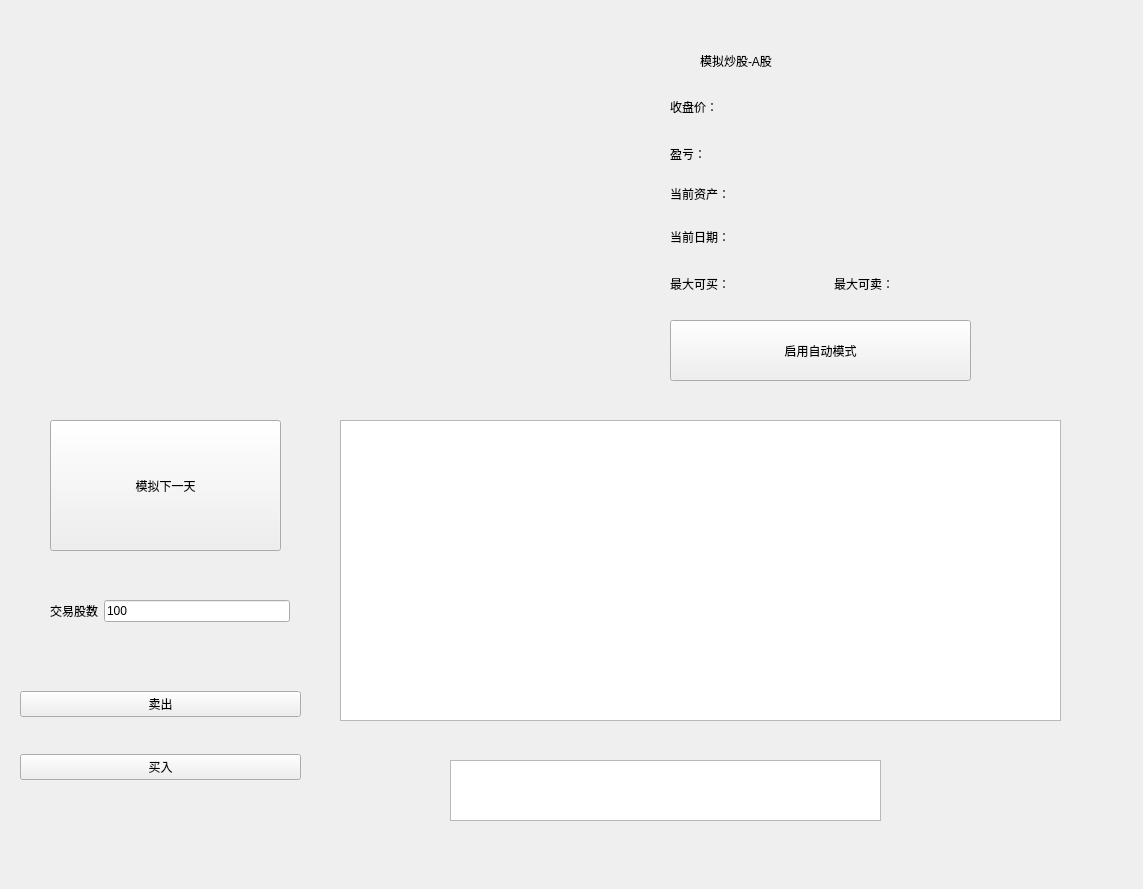
<?xml version="1.0" encoding="UTF-8"?>
<ui version="4.0">
 <class>Candle</class>
 <widget class="QWidget" name="Candle">
  <property name="geometry">
   <rect>
    <x>0</x>
    <y>0</y>
    <width>1143</width>
    <height>889</height>
   </rect>
  </property>
  <property name="windowTitle">
   <string>Widget</string>
  </property>
  <widget class="QPushButton" name="pushButton">
   <property name="geometry">
    <rect>
     <x>50</x>
     <y>420</y>
     <width>231</width>
     <height>131</height>
    </rect>
   </property>
   <property name="styleSheet">
    <string notr="true">font: 18pt &quot;华文中宋&quot;;</string>
   </property>
   <property name="text">
    <string>模拟下一天</string>
   </property>
  </widget>
  <widget class="QWidget" name="layoutWidget">
   <property name="geometry">
    <rect>
     <x>10</x>
     <y>40</y>
     <width>641</width>
     <height>281</height>
    </rect>
   </property>
   <layout class="QVBoxLayout" name="verticalLayout">
    <item>
     <widget class="QWidget" name="widget" native="true"/>
    </item>
   </layout>
  </widget>
  <widget class="QWidget" name="layoutWidget_2">
   <property name="geometry">
    <rect>
     <x>670</x>
     <y>140</y>
     <width>321</width>
     <height>28</height>
    </rect>
   </property>
   <layout class="QHBoxLayout" name="horizontalLayout_5">
    <item>
     <widget class="QLabel" name="label_profit">
      <property name="text">
       <string>盈亏：</string>
      </property>
     </widget>
    </item>
    <item>
     <widget class="QLabel" name="label_2">
      <property name="styleSheet">
       <string notr="true">font: 14pt &quot;华文中宋&quot;;</string>
      </property>
      <property name="text">
       <string/>
      </property>
     </widget>
    </item>
   </layout>
  </widget>
  <widget class="QWidget" name="layoutWidget_3">
   <property name="geometry">
    <rect>
     <x>670</x>
     <y>270</y>
     <width>321</width>
     <height>28</height>
    </rect>
   </property>
   <layout class="QHBoxLayout" name="horizontalLayout_3">
    <item>
     <widget class="QLabel" name="label_4">
      <property name="text">
       <string>最大可买：</string>
      </property>
     </widget>
    </item>
    <item>
     <widget class="QLabel" name="label_maxbuyin">
      <property name="styleSheet">
       <string notr="true">font: 14pt &quot;华文中宋&quot;;</string>
      </property>
      <property name="text">
       <string/>
      </property>
     </widget>
    </item>
    <item>
     <widget class="QLabel" name="label_5">
      <property name="text">
       <string>最大可卖：</string>
      </property>
     </widget>
    </item>
    <item>
     <widget class="QLabel" name="label_maxsellout">
      <property name="styleSheet">
       <string notr="true">font: 14pt &quot;华文中宋&quot;;</string>
      </property>
      <property name="text">
       <string/>
      </property>
     </widget>
    </item>
   </layout>
  </widget>
  <widget class="QWidget" name="layoutWidget_4">
   <property name="geometry">
    <rect>
     <x>670</x>
     <y>90</y>
     <width>341</width>
     <height>34</height>
    </rect>
   </property>
   <layout class="QHBoxLayout" name="horizontalLayout_4">
    <item>
     <widget class="QLabel" name="label">
      <property name="text">
       <string>收盘价：</string>
      </property>
     </widget>
    </item>
    <item>
     <widget class="QLabel" name="label_arrow">
      <property name="styleSheet">
       <string notr="true">font: 14pt &quot;华文中宋&quot;;</string>
      </property>
      <property name="text">
       <string/>
      </property>
     </widget>
    </item>
    <item>
     <widget class="QLabel" name="label_close">
      <property name="styleSheet">
       <string notr="true">font: 17pt &quot;华文中宋&quot;;</string>
      </property>
      <property name="text">
       <string/>
      </property>
     </widget>
    </item>
   </layout>
  </widget>
  <widget class="QWidget" name="layoutWidget_5">
   <property name="geometry">
    <rect>
     <x>670</x>
     <y>220</y>
     <width>321</width>
     <height>33</height>
    </rect>
   </property>
   <layout class="QHBoxLayout" name="horizontalLayout_7">
    <item>
     <widget class="QLabel" name="label_7">
      <property name="styleSheet">
       <string notr="true"/>
      </property>
      <property name="text">
       <string>当前日期：</string>
      </property>
     </widget>
    </item>
    <item>
     <widget class="QLabel" name="label_date">
      <property name="styleSheet">
       <string notr="true">font: 14pt &quot;华文中宋&quot;;</string>
      </property>
      <property name="text">
       <string/>
      </property>
     </widget>
    </item>
   </layout>
  </widget>
  <widget class="QTableView" name="tableView_profit">
   <property name="geometry">
    <rect>
     <x>450</x>
     <y>760</y>
     <width>431</width>
     <height>61</height>
    </rect>
   </property>
   <property name="styleSheet">
    <string notr="true">
gridline-color: rgb(117, 177, 255);</string>
   </property>
   <attribute name="horizontalHeaderCascadingSectionResizes">
    <bool>true</bool>
   </attribute>
  </widget>
  <widget class="QTableView" name="tableView">
   <property name="geometry">
    <rect>
     <x>340</x>
     <y>420</y>
     <width>721</width>
     <height>301</height>
    </rect>
   </property>
   <property name="styleSheet">
    <string notr="true">gridline-color: rgb(229, 229, 229)</string>
   </property>
   <property name="showGrid">
    <bool>true</bool>
   </property>
   <property name="gridStyle">
    <enum>Qt::DashLine</enum>
   </property>
  </widget>
  <widget class="QWidget" name="layoutWidget_6">
   <property name="geometry">
    <rect>
     <x>50</x>
     <y>590</y>
     <width>240</width>
     <height>42</height>
    </rect>
   </property>
   <layout class="QHBoxLayout" name="horizontalLayout">
    <item>
     <widget class="QLabel" name="label_3">
      <property name="styleSheet">
       <string notr="true">font: 16pt &quot;华文中宋&quot;;</string>
      </property>
      <property name="text">
       <string>交易股数</string>
      </property>
     </widget>
    </item>
    <item>
     <widget class="QLineEdit" name="lineEdit">
      <property name="styleSheet">
       <string notr="true">font: 18pt &quot;华文中宋&quot;;</string>
      </property>
      <property name="text">
       <string>100</string>
      </property>
     </widget>
    </item>
   </layout>
  </widget>
  <widget class="QWidget" name="layoutWidget_7">
   <property name="geometry">
    <rect>
     <x>670</x>
     <y>180</y>
     <width>321</width>
     <height>28</height>
    </rect>
   </property>
   <layout class="QHBoxLayout" name="horizontalLayout_6">
    <item>
     <widget class="QLabel" name="label_6">
      <property name="text">
       <string>当前资产：</string>
      </property>
     </widget>
    </item>
    <item>
     <widget class="QLabel" name="label_totalmoney">
      <property name="styleSheet">
       <string notr="true">font: 14pt &quot;华文中宋&quot;;</string>
      </property>
      <property name="text">
       <string/>
      </property>
     </widget>
    </item>
   </layout>
  </widget>
  <widget class="QLabel" name="label_title">
   <property name="geometry">
    <rect>
     <x>700</x>
     <y>20</y>
     <width>351</width>
     <height>81</height>
    </rect>
   </property>
   <property name="text">
    <string>模拟炒股-A股</string>
   </property>
  </widget>
  <widget class="QWidget" name="layoutWidget_8">
   <property name="geometry">
    <rect>
     <x>20</x>
     <y>660</y>
     <width>281</width>
     <height>151</height>
    </rect>
   </property>
   <layout class="QVBoxLayout" name="verticalLayout_2">
    <item>
     <widget class="QPushButton" name="pushButton_sellout">
      <property name="styleSheet">
       <string notr="true"/>
      </property>
      <property name="text">
       <string>卖出</string>
      </property>
     </widget>
    </item>
    <item>
     <widget class="QPushButton" name="pushButton_buyin">
      <property name="styleSheet">
       <string notr="true"/>
      </property>
      <property name="text">
       <string>买入</string>
      </property>
     </widget>
    </item>
   </layout>
  </widget>
  <widget class="QPushButton" name="pushButton_2">
   <property name="geometry">
    <rect>
     <x>670</x>
     <y>320</y>
     <width>301</width>
     <height>61</height>
    </rect>
   </property>
   <property name="text">
    <string>启用自动模式</string>
   </property>
  </widget>
 </widget>
 <resources/>
 <connections/>
</ui>
